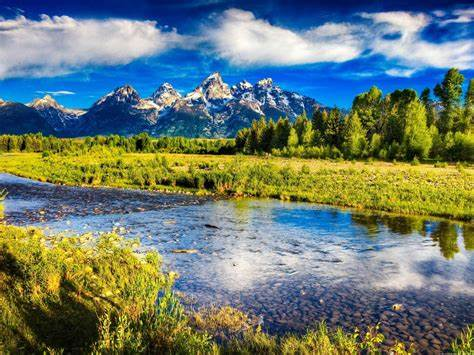
%> input picture 1.jpg, 474 x 355 px
$ octave a16.m   (GNU Octave 9; MATLAB toolbox functions it lacks are replaced by stand-ins)
%> lines starting %> are read from the running program, lines starting %| are printed output that depends on the picture
a=imread('1.jpg');
%> a is the input picture: size 355x474x3 uint8; mean R, G, B 108.2, 123.7, 112.5
subplot(2,2,1);
imshow(a);
title('RGB image');
I=double(a)/255;

R=I(:,:,1);
G=I(:,:,2);
B=I(:,:,3);
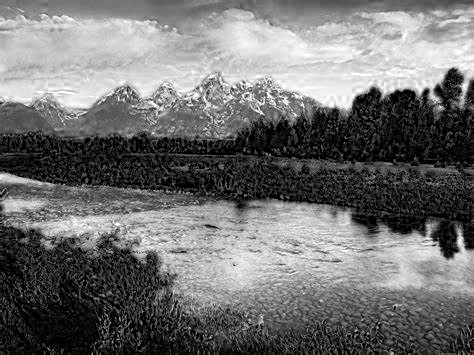
%> B: size 355x474 double; min 0, max 1, mean 0.441
num=1/2*((R-G)+(R-B));
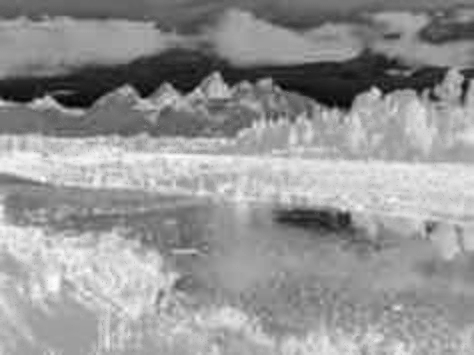
%> num: size 355x474 double; min -0.831, max 0.518, mean -0.0388; drawn with min black and max white
denom=((R-G).^2+((R-B).*(G-B))).^0.5;
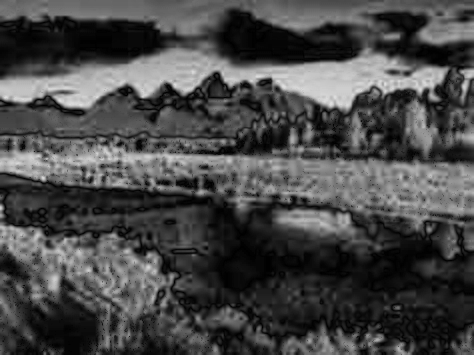
%> denom: size 355x474 double; min 0, max 0.88, mean 0.284

H=acosd(num./(denom+0.000001));

H(B>G)=360-H(B>G);
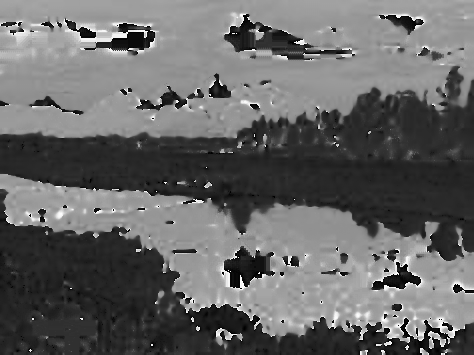
%> H: size 355x474 double; min 0.216, max 358.7, mean 144.3; drawn with min black and max white
H=H/360;

S=1-(3./(sum(I,3)+0.000001)).*min(I,[],3);
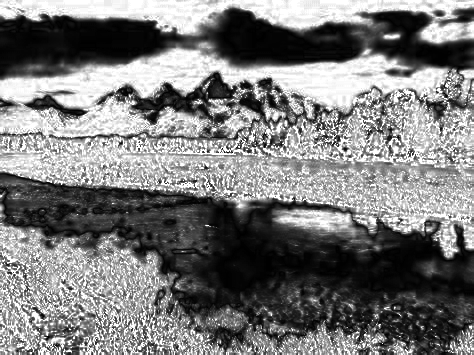
%> S: size 355x474 double; min 3.37e-07, max 1, mean 0.484

I=sum(I,3)./3;
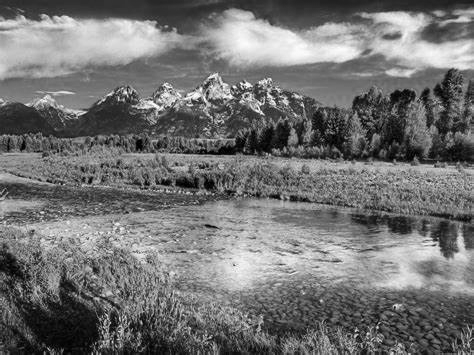
%> I: size 355x474 double; min 0, max 0.999, mean 0.45

HSI=zeros(size(a));
HSI(:,:,1)=H;
HSI(:,:,2)=S;
HSI(:,:,3)=I;
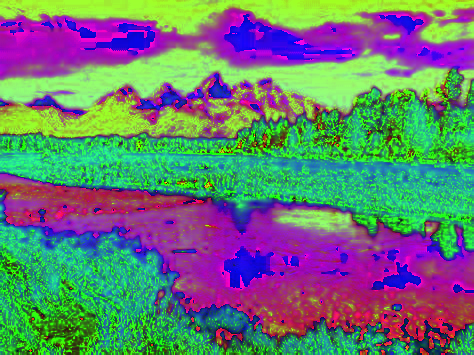
%> HSI: size 355x474x3 double; mean R, G, B 0.401, 0.484, 0.45

subplot(2,2,2);
imshow(HSI);
title('HSI image');

$ run again, with 2.jpg copied over 1.jpg
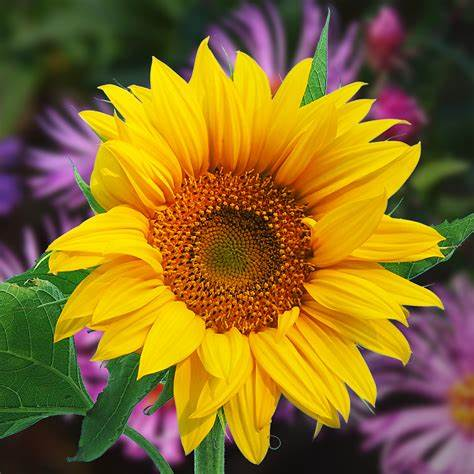
%> input picture 2.jpg, 474 x 474 px
%> a is the input picture: size 474x474x3 uint8; mean R, G, B 137.1, 107.9, 36.8
%> `I=sum(I,3)./3;`:
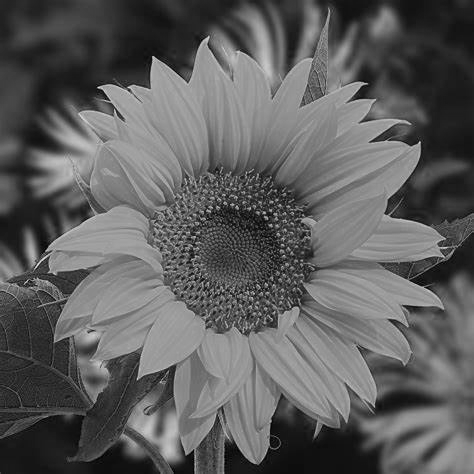
%> I: size 474x474 double; min 0, max 0.899, mean 0.368
%> `HSI(:,:,3)=I;`:
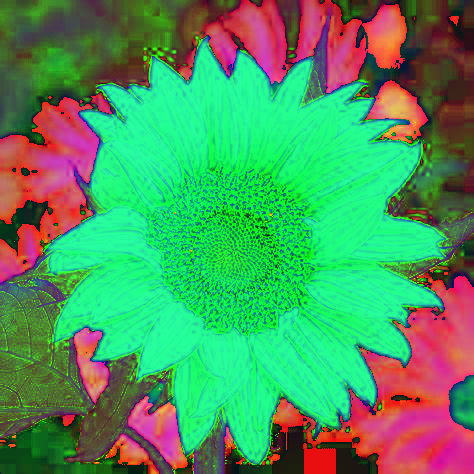
%> HSI: size 474x474x3 double; mean R, G, B 0.307, 0.591, 0.368

$ run again, with 3.jpg copied over 1.jpg
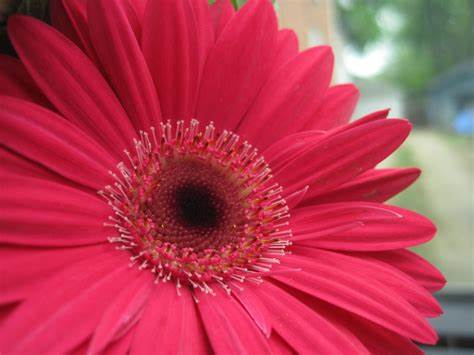
%> input picture 3.jpg, 474 x 355 px
%> a is the input picture: size 355x474x3 uint8; mean R, G, B 183.5, 60.9, 82.7
%> `I=sum(I,3)./3;`:
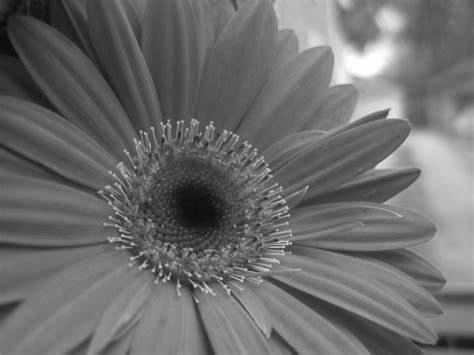
%> I: size 355x474 double; min 0.0261, max 1, mean 0.428
%> `HSI(:,:,3)=I;`:
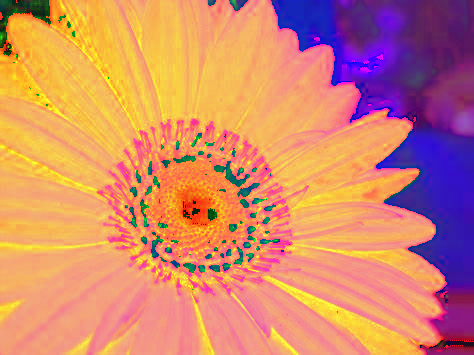
%> HSI: size 355x474x3 double; mean R, G, B 0.829, 0.538, 0.428
